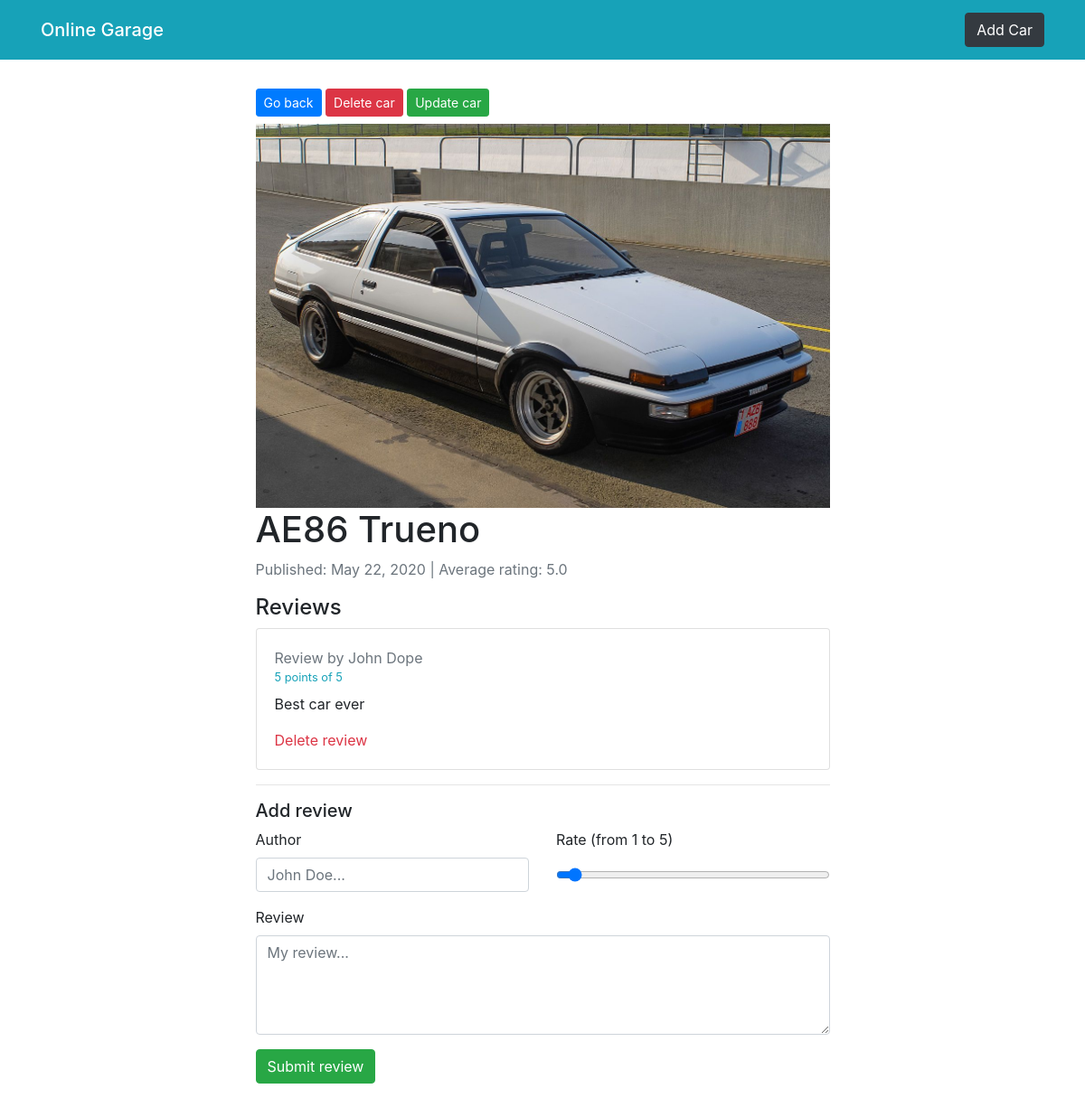
Page /details/1/ on the committed database.
### cars/models.py (models this page shows, shortened)
class Car(models.Model):
    name = models.CharField(max_length=100)
    photo = models.ImageField(
        upload_to='uploads/cars', default='default.jpg')
    pub_date = models.DateField('Published', auto_now_add=True)
    def avg_rating(self):
        average = self.review_set.all().aggregate(Avg('rating'))['rating__avg']
        if average == None:
            return 'No rate'
        return '%.1f' % average

class Review(models.Model):
    car_id = models.ForeignKey(Car, on_delete=models.CASCADE)
    author = models.CharField(max_length=100)
    content = models.TextField()
    rating = models.IntegerField(default=1)
    pub_date = models.DateField('Created', auto_now_add=True)

### cars/views.py (the view)
# urls.py: path('details/<int:car_id>/', views.details, name='details'),
def details(request, car_id):
    if request.method == 'GET':
        car = get_object_or_404(Car, pk=car_id)
        return render(request, 'cars/details.html', {'car': car})

### templates/cars/details.html (shortened to what this page needs)
{% extends 'layouts/main.html' %}
{% block content %}
<div class="row my-3">
  <div class="col-md-7 mx-auto mt-3">
    <div class="links mb-2">
      <a href="{%url 'cars:index'%}" class="btn btn-primary btn-sm">Go back</a>
      <a href="{% url 'cars:remove_car' car.id %}" class="btn btn-danger btn-sm">Delete car</a>
      <a href="{% url 'cars:update_car' car.id %}" class="btn btn-success btn-sm">Update car</a>
    </div>
    <img src="{{ car.photo.url }}" alt="" class="img-fluid">
    <h1>{{car.name}}</h1>
    <p class="text-muted">Published: {{car.pub_date}} | Average rating: {{car.avg_rating}}</p>
    <h4>Reviews</h4>
    {% if car.review_set.all %}
    {% for review in car.review_set.all %}
    <div class="card card-body">
      <p class="mb-0 text-muted">Review by {{review.author}}</p>
      <small class="text-info mb-2 d-block">{{review.rating}} points of 5</small>
      <p>{{review.content}}</p>
      <a href="{% url 'cars:remove_review' car.id review.id %}" class="text-danger">Delete review</a>
    </div>
    <hr>
    {% endfor %}
    {% else %}
    <p>No reviews of this car.</p>
    {% endif %}
    <h5>Add review</h5>
    <form action="{% url 'cars:reviews' car.id %}" method="POST">
      <div class="form-group">
        <div class="row">
          <div class="col-md-6">
            <label for="author">Author</label>
            <input type="text" name="author" id="author" placeholder="John Doe..." class="form-control">
          </div>
          <div class="col-md-6">
            <label for="rating">Rate (from 1 to 5)</label>
            <input type="range" value="1" name="rating" id="rating" min="1" max="5" class="form-control">
          </div>
        </div>
      </div>
      <div class="form-group">
        <label for="content">Review</label>
        <textarea name="content" id="content" cols="30" rows="4" class="form-control"
          placeholder="My review..."></textarea>
      </div>
      <input type="submit" value="Submit review" class="btn btn-success">
    </form>
  </div>
</div>
{% endblock %}

### rows in the picture
Car: photo (picture), name "AE86 Trueno", pub_date "May 22, 2020", avg_rating "5.0"
Review: author "John Dope", rating "5", content "Best car ever"
